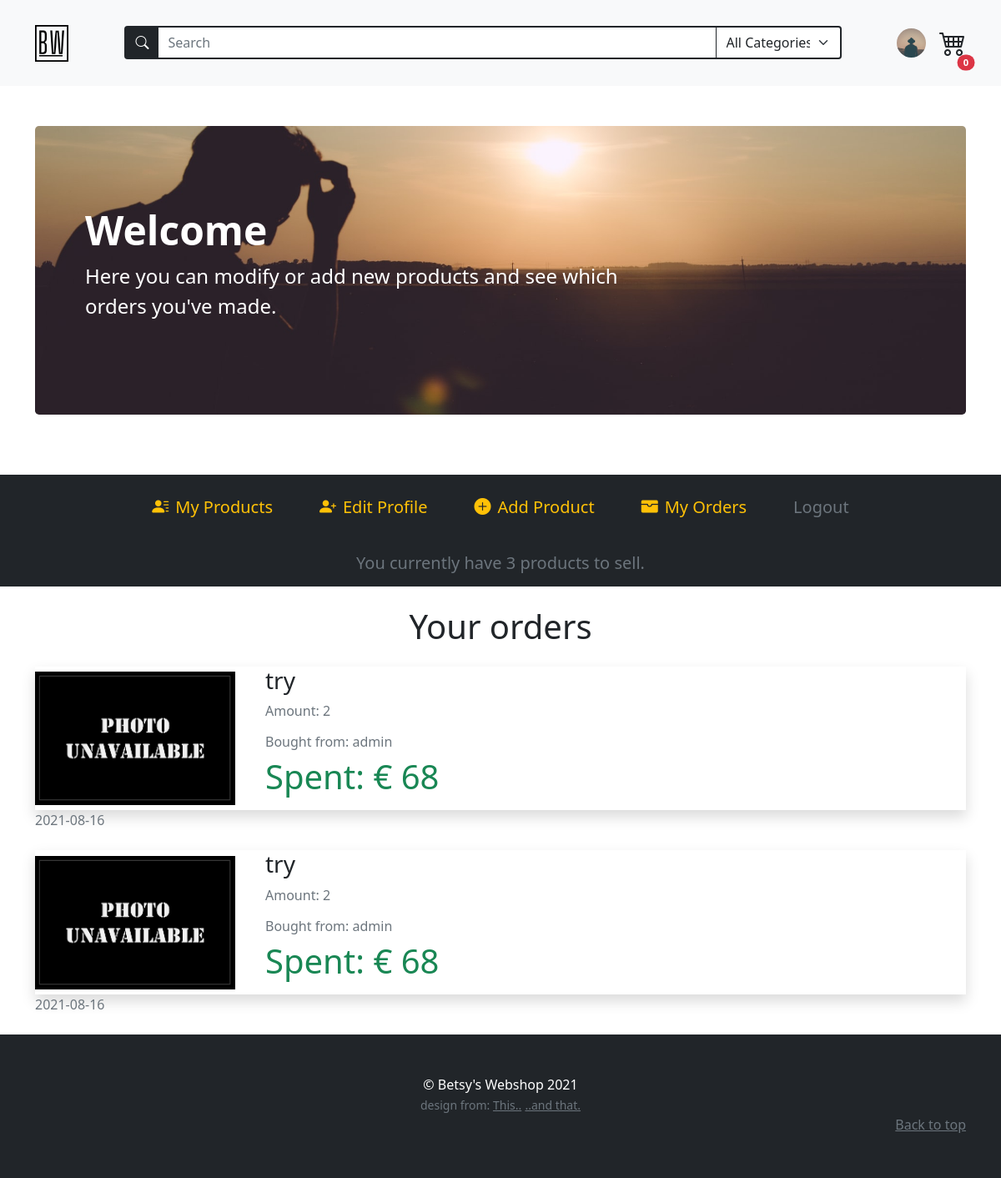
Before: /account/transactions (signed in) with the older database file.
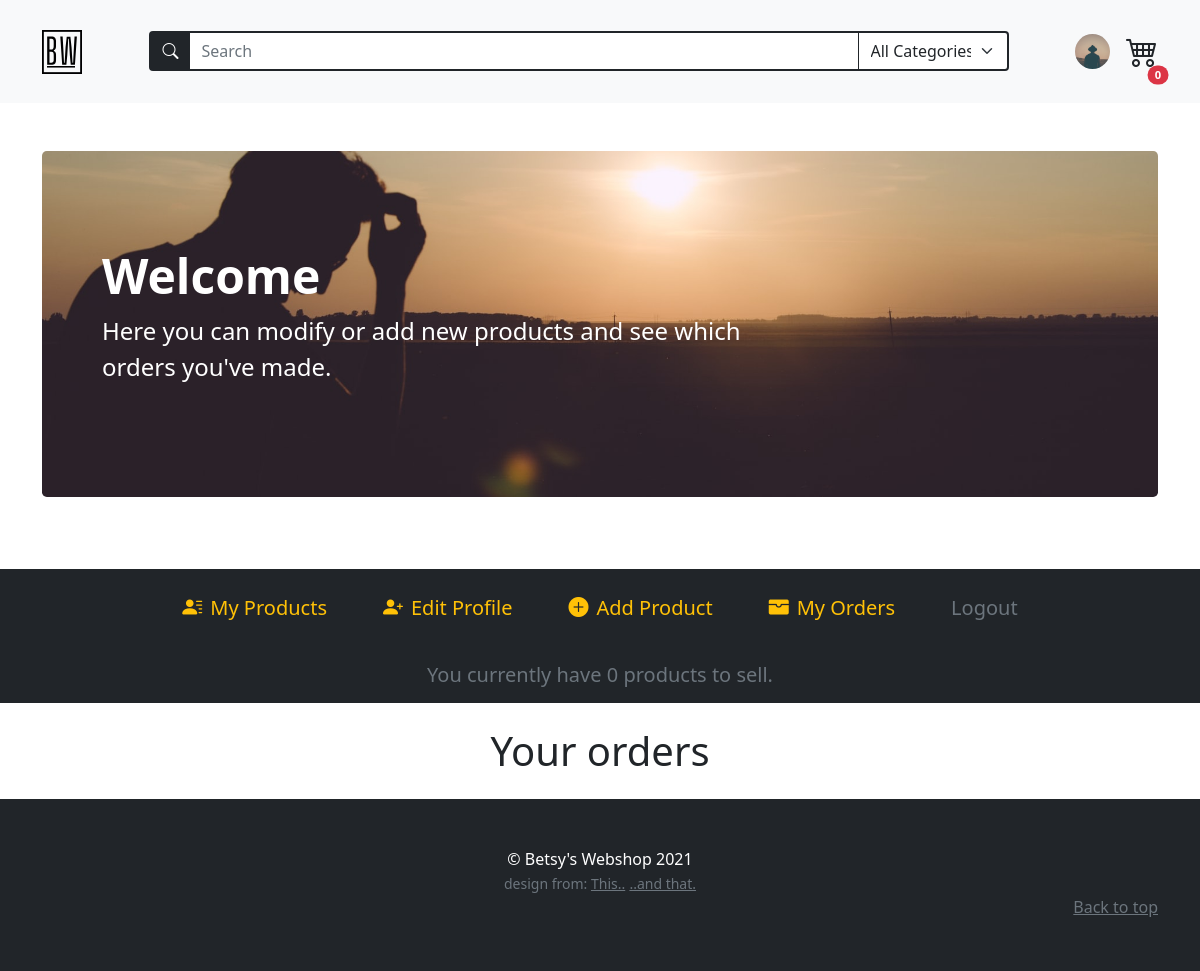
After: the same page with the newer database file.
### models.py (models this page shows, shortened)
class BaseModel(db_wrapper.Model):
    class Meta:
        database = db

class Transaction(BaseModel):
    buyer = ForeignKeyField(User, backref="transactions", index=True)
    product_bought = ForeignKeyField(Product, index=True)
    amount_bought = IntegerField()
    transaction_date = DateTimeField(
        formats="%Y-%m-%d %H:%M", default=datetime.utcnow()
    )

class Product(BaseModel):
    name = CharField(max_length=50)
    description = TextField(null=True)
    price_per_unit = DecimalField(
        constraints=[Check("price_per_unit >= 0")],
        decimal_places=2,
        max_digits=10,
    )
    stock = IntegerField(default=1)
    owner = ForeignKeyField(User, backref="products")
    product_pic = CharField(null=True, default="default_product.jpg")
    date_posted = DateTimeField(formats="%Y-%m-%d %H:%M", default=datetime.now())

class User(BaseModel, UserMixin):
    first_name = CharField(index=True, max_length=30, null=True, default="")
    last_name = CharField(max_length=120, null=True, default="")
    address = CharField(max_length=200, null=True, default="")
    city = CharField(max_length=50, null=True, default="")
    country = CharField(max_length=50, null=True)
    cc_number = IntegerField(null=True, default="")
    username = CharField(index=True, max_length=30, unique=True)
    email = CharField(index=True, max_length=50, unique=True)
    password = CharField(max_length=20)
    profile_pic = CharField(null=True, default="default_user.jpg")

### routes.py (the view)
@app.route("/account/transactions")
@login_required
def account_transactions():
    update_account_form = UpdateAccountForm(
        prefix="update_account", country=current_user.country
    )
    add_product_form = AddProductForm(prefix="add-product")
    search_form = SearchForm(prefix="search_form")
    search_form.search_tag.choices = get_alpha_tag_names()
    user_transactions = get_user_transactions(current_user.id)
    return render_template(
        "account_transactions.html",
        add_product_form=add_product_form,
        update_account_form=update_account_form,
        search_form=search_form,
        user_transactions=user_transactions,
        user_products=list_user_products(current_user.id),
        all_products=Product.select(),
    )

### forms.py (shortened to what this page needs)
class UpdateAccountForm(FlaskForm):
    first_name = StringField("Name", validators=[DataRequired(), Length(min=2, max=30)])
    last_name = StringField(
        "Surname", validators=[InputRequired(), Length(min=2, max=120)]
    )
    address = StringField(
        "Address", validators=[InputRequired(), Length(min=8, max=200)]
    )
    city = StringField("City", validators=[InputRequired(), Length(min=2, max=50)])
    country = SelectField(
        "Country",
        choices=["...", "Netherlands", "Belgium", "Germany", "France", "Other"],
        validators=[InputRequired()],
    )
    cc_number = IntegerField("Credit Card Number", validators=[InputRequired()])
    username = StringField(
        "Username",
        validators=[InputRequired(), Length(min=5, max=25)],
    )
    email = EmailField(
        "Email", validators=[InputRequired(), Length(min=5, max=50), Email()]
    )
    profile_pic = FileField(
        "Profile Picture",
        validators=[
            FileAllowed(["jpeg", "jpg", "png"], "Accepts only 'jpg' and 'png' !")
        ],
    )
    update = SubmitField("Update")

### routes.py (called while the page is built)
@login_manager.user_loader
def load_user(user_id):
    return User.get_by_id(user_id)

### templates/account_transactions.html
{% extends "base.html" %} {% block content %} {% include 'account_navbar.html'
%} {% set banner = "hallo" %}
<div class="container mb-3 my-4">
  <h1 class="text-center my-4">Your orders</h1>
  {% for transaction in user_transactions %} {% set product_name =
  transaction.product_bought.name %} {% set amount = transaction.amount_bought
  %} {% set seller = transaction.product_bought.owner.username%} {% set
  date_sold = transaction.transaction_date[:10] %} {% set price =
  transaction.product_bought.price_per_unit %}
  <div class="my-4">
    <section class="d-flex align-items-center my-auto shadow">
      <div>
        <img
          style="width: 240px; height: auto"
          class="img-fluid d-block my-auto"
          src="../static/assets/unavailable.jfif"
          alt=""
        />
      </div>
      <div class="row my-auto ms-4 d-flex flex-row justify-content-between">
        <div>
          <h3>{{product_name}}</h3>
          <p class="text-muted">Amount: {{amount}}</p>
        </div>
        <div>
          <h6 class="text-muted">Bought from: {{seller}}</h6>
          <p class="text-success display-6">Spent: € {{price * amount}}</p>
        </div>
      </div>
    </section>
    <p class="text-muted mb-0">{{date_sold}}</p>
  </div>
  {% endfor %}
</div>
{% endblock content %}

Changed rows visible on the page:
no longer on this page (row unchanged): Transaction: amount "2", transaction_date "2021-08-16"
removed Product: name "try", price*amount "68"
no longer on this page (row unchanged): User: username "admin"
no longer on this page (row unchanged): Transaction: amount "2", transaction_date "2021-08-16"
Other visible differences:
{{ user_products|length }}: "3" → "0"
